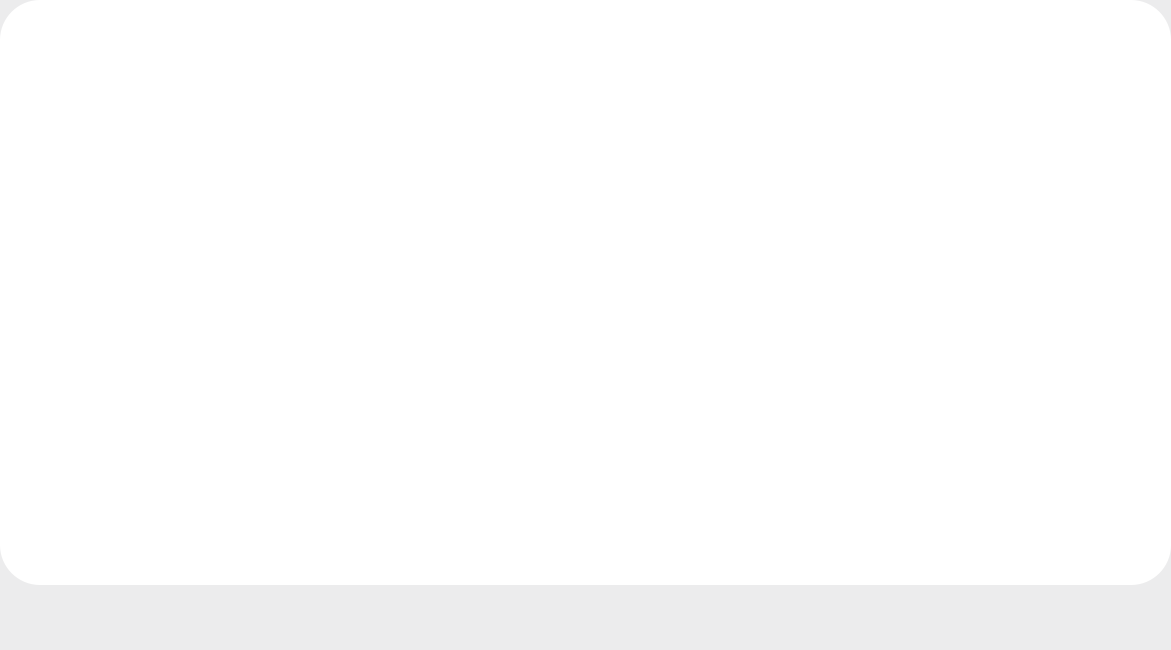
<?xml version="1.0" encoding="UTF-8"?>
<ui version="4.0">
 <class>Form</class>
 <widget class="QWidget" name="Form">
  <property name="geometry">
   <rect>
    <x>0</x>
    <y>0</y>
    <width>1171</width>
    <height>650</height>
   </rect>
  </property>
  <property name="windowTitle">
   <string>Form</string>
  </property>
  <property name="styleSheet">
   <string notr="true">background-color:#ECECED;
</string>
  </property>
  <layout class="QVBoxLayout" name="verticalLayout" stretch="9,1">
   <property name="spacing">
    <number>0</number>
   </property>
   <property name="leftMargin">
    <number>0</number>
   </property>
   <property name="topMargin">
    <number>0</number>
   </property>
   <property name="rightMargin">
    <number>0</number>
   </property>
   <property name="bottomMargin">
    <number>0</number>
   </property>
   <item>
    <widget class="QFrame" name="frame_10">
     <property name="styleSheet">
      <string notr="true">background-color:#FFFFFF;
border-radius: 40px;</string>
     </property>
     <property name="frameShape">
      <enum>QFrame::StyledPanel</enum>
     </property>
     <property name="frameShadow">
      <enum>QFrame::Raised</enum>
     </property>
    </widget>
   </item>
   <item>
    <widget class="QFrame" name="frame_9">
     <property name="styleSheet">
      <string notr="true">background-color:#ECECED;
border-radius: 10px;</string>
     </property>
     <property name="frameShape">
      <enum>QFrame::StyledPanel</enum>
     </property>
     <property name="frameShadow">
      <enum>QFrame::Raised</enum>
     </property>
     <layout class="QHBoxLayout" name="horizontalLayout_3" stretch="1,2,6,4">
      <item>
       <widget class="QFrame" name="frame_2">
        <property name="frameShape">
         <enum>QFrame::StyledPanel</enum>
        </property>
        <property name="frameShadow">
         <enum>QFrame::Raised</enum>
        </property>
        <layout class="QHBoxLayout" name="horizontalLayout">
         <property name="spacing">
          <number>0</number>
         </property>
         <property name="leftMargin">
          <number>0</number>
         </property>
         <property name="topMargin">
          <number>0</number>
         </property>
         <property name="rightMargin">
          <number>0</number>
         </property>
         <property name="bottomMargin">
          <number>0</number>
         </property>
         <item>
          <widget class="QLabel" name="label">
           <property name="sizePolicy">
            <sizepolicy hsizetype="Ignored" vsizetype="Preferred">
             <horstretch>0</horstretch>
             <verstretch>0</verstretch>
            </sizepolicy>
           </property>
           <property name="styleSheet">
            <string notr="true">background-image:url(:/icon/carIcon.png);
background-repeat: no-repeat;
background-position: center;
background-size: contain;</string>
           </property>
           <property name="text">
            <string/>
           </property>
          </widget>
         </item>
        </layout>
       </widget>
      </item>
      <item>
       <widget class="QFrame" name="frame_3">
        <property name="frameShape">
         <enum>QFrame::StyledPanel</enum>
        </property>
        <property name="frameShadow">
         <enum>QFrame::Raised</enum>
        </property>
       </widget>
      </item>
      <item>
       <widget class="QFrame" name="frame">
        <property name="frameShape">
         <enum>QFrame::StyledPanel</enum>
        </property>
        <property name="frameShadow">
         <enum>QFrame::Raised</enum>
        </property>
        <layout class="QHBoxLayout" name="horizontalLayout_2">
         <property name="spacing">
          <number>35</number>
         </property>
         <property name="leftMargin">
          <number>0</number>
         </property>
         <property name="topMargin">
          <number>0</number>
         </property>
         <property name="rightMargin">
          <number>0</number>
         </property>
         <property name="bottomMargin">
          <number>2</number>
         </property>
         <item>
          <widget class="QPushButton" name="pushButton_2">
           <property name="sizePolicy">
            <sizepolicy hsizetype="Ignored" vsizetype="Ignored">
             <horstretch>0</horstretch>
             <verstretch>0</verstretch>
            </sizepolicy>
           </property>
           <property name="styleSheet">
            <string notr="true">QPushButton {
    border: none;
	background-image:url(:/icon/ctrlIcon.png);
	background-color:transparent;
	background-repeat: no-repeat;
	background-position: center;
	background-size: contain;
}

QPushButton:pressed {
    border: 1px solid black;
	border-radius:10px;
}</string>
           </property>
           <property name="text">
            <string/>
           </property>
          </widget>
         </item>
         <item>
          <widget class="QPushButton" name="pushButton">
           <property name="sizePolicy">
            <sizepolicy hsizetype="Minimum" vsizetype="Ignored">
             <horstretch>0</horstretch>
             <verstretch>0</verstretch>
            </sizepolicy>
           </property>
           <property name="styleSheet">
            <string notr="true">QPushButton {
    border: none;
	background-image:url(:/icon/navigationIcon.png);
	background-repeat: no-repeat;
	background-position: center;
	background-size: contain;
}

QPushButton:pressed {
    border: 1px solid black;
	border-radius:10px;
}</string>
           </property>
           <property name="text">
            <string/>
           </property>
          </widget>
         </item>
         <item>
          <widget class="QPushButton" name="pushButton_5">
           <property name="sizePolicy">
            <sizepolicy hsizetype="Ignored" vsizetype="Ignored">
             <horstretch>0</horstretch>
             <verstretch>0</verstretch>
            </sizepolicy>
           </property>
           <property name="styleSheet">
            <string notr="true">QPushButton {
    border: none;
	background-image:url(:/icon/logIcon.png);
	background-repeat: no-repeat;
	background-position: center;
	background-size: contain;
}

QPushButton:pressed {
    border: 1px solid black;
	border-radius:10px;
}</string>
           </property>
           <property name="text">
            <string/>
           </property>
          </widget>
         </item>
         <item>
          <widget class="QPushButton" name="pushButton_6">
           <property name="sizePolicy">
            <sizepolicy hsizetype="Minimum" vsizetype="Ignored">
             <horstretch>0</horstretch>
             <verstretch>0</verstretch>
            </sizepolicy>
           </property>
           <property name="styleSheet">
            <string notr="true">QPushButton {
    border: none;
	background-image:url(:/icon/cameraIcon.png);
	background-repeat: no-repeat;
	background-position: center;
	background-size: contain;
}

QPushButton:pressed {
    border: 1px solid black;
	border-radius:10px;
}</string>
           </property>
           <property name="text">
            <string/>
           </property>
          </widget>
         </item>
         <item>
          <widget class="QPushButton" name="pushButton_7">
           <property name="sizePolicy">
            <sizepolicy hsizetype="Minimum" vsizetype="Ignored">
             <horstretch>0</horstretch>
             <verstretch>0</verstretch>
            </sizepolicy>
           </property>
           <property name="styleSheet">
            <string notr="true">QPushButton {
    border: none;
	background-image:url(:/icon/radarIcon.png);
	background-repeat: no-repeat;
	background-position: center;
	background-size: contain;
}

QPushButton:pressed {
    border: 1px solid black;
	border-radius:10px;
}</string>
           </property>
           <property name="text">
            <string/>
           </property>
          </widget>
         </item>
         <item>
          <widget class="QPushButton" name="pushButton_8">
           <property name="sizePolicy">
            <sizepolicy hsizetype="Ignored" vsizetype="Ignored">
             <horstretch>0</horstretch>
             <verstretch>0</verstretch>
            </sizepolicy>
           </property>
           <property name="styleSheet">
            <string notr="true">QPushButton {
    border: none;
	background-image:url(:/icon/3dIcon.png);
	background-repeat: no-repeat;
	background-position: center;
	background-size: contain;
}

QPushButton:pressed {
    border: 1px solid black;
	border-radius:10px;
}</string>
           </property>
           <property name="text">
            <string/>
           </property>
          </widget>
         </item>
        </layout>
       </widget>
      </item>
      <item>
       <widget class="QFrame" name="frame_4">
        <property name="frameShape">
         <enum>QFrame::StyledPanel</enum>
        </property>
        <property name="frameShadow">
         <enum>QFrame::Raised</enum>
        </property>
       </widget>
      </item>
     </layout>
    </widget>
   </item>
  </layout>
 </widget>
 <resources>
  <include location="../qtQrc/picture.qrc"/>
 </resources>
 <connections/>
</ui>
